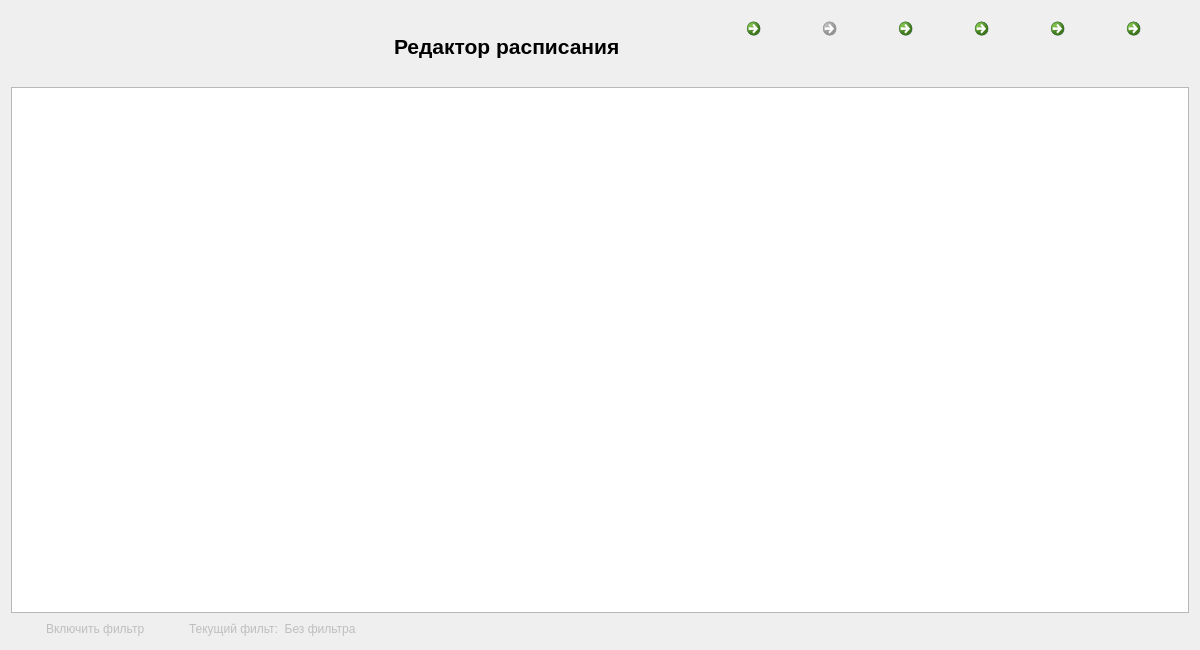
<?xml version="1.0" encoding="UTF-8"?>
<ui version="4.0">
 <class>ScheduleEditor</class>
 <widget class="QDialog" name="ScheduleEditor">
  <property name="geometry">
   <rect>
    <x>0</x>
    <y>0</y>
    <width>1200</width>
    <height>650</height>
   </rect>
  </property>
  <property name="sizePolicy">
   <sizepolicy hsizetype="Preferred" vsizetype="Preferred">
    <horstretch>0</horstretch>
    <verstretch>0</verstretch>
   </sizepolicy>
  </property>
  <property name="windowTitle">
   <string>Shedule editor</string>
  </property>
  <property name="sizeGripEnabled">
   <bool>false</bool>
  </property>
  <layout class="QGridLayout" name="gridLayout_2">
   <item row="0" column="4">
    <spacer name="horizontalSpacer_5">
     <property name="orientation">
      <enum>Qt::Horizontal</enum>
     </property>
     <property name="sizeHint" stdset="0">
      <size>
       <width>40</width>
       <height>20</height>
      </size>
     </property>
    </spacer>
   </item>
   <item row="0" column="16">
    <widget class="QCommandLinkButton" name="LoadScheduleBt">
     <property name="enabled">
      <bool>true</bool>
     </property>
     <property name="sizePolicy">
      <sizepolicy hsizetype="Minimum" vsizetype="Fixed">
       <horstretch>1</horstretch>
       <verstretch>0</verstretch>
      </sizepolicy>
     </property>
     <property name="minimumSize">
      <size>
       <width>70</width>
       <height>70</height>
      </size>
     </property>
     <property name="maximumSize">
      <size>
       <width>70</width>
       <height>70</height>
      </size>
     </property>
     <property name="toolTip">
      <string>&lt;html&gt;&lt;head/&gt;&lt;body&gt;&lt;p&gt;&lt;span style=&quot; font-size:12pt;&quot;&gt;Загрузка расписания из базы данных&lt;/span&gt;&lt;/p&gt;&lt;/body&gt;&lt;/html&gt;</string>
     </property>
     <property name="whatsThis">
      <string>&lt;html&gt;&lt;head/&gt;&lt;body&gt;&lt;p&gt;&lt;br/&gt;&lt;/p&gt;&lt;/body&gt;&lt;/html&gt;</string>
     </property>
     <property name="autoFillBackground">
      <bool>true</bool>
     </property>
     <property name="styleSheet">
      <string notr="true"/>
     </property>
     <property name="text">
      <string/>
     </property>
     <property name="icon">
      <iconset resource="ImageResourses.qrc">
       <normaloff>:/images/db_unload.png</normaloff>:/images/db_unload.png</iconset>
     </property>
     <property name="iconSize">
      <size>
       <width>50</width>
       <height>50</height>
      </size>
     </property>
     <property name="description">
      <string/>
     </property>
    </widget>
   </item>
   <item row="0" column="21">
    <widget class="QCommandLinkButton" name="RefreshBt">
     <property name="sizePolicy">
      <sizepolicy hsizetype="Minimum" vsizetype="Minimum">
       <horstretch>0</horstretch>
       <verstretch>0</verstretch>
      </sizepolicy>
     </property>
     <property name="minimumSize">
      <size>
       <width>70</width>
       <height>70</height>
      </size>
     </property>
     <property name="maximumSize">
      <size>
       <width>70</width>
       <height>70</height>
      </size>
     </property>
     <property name="toolTip">
      <string>&lt;html&gt;&lt;head/&gt;&lt;body&gt;&lt;p&gt;&lt;span style=&quot; font-size:12pt;&quot;&gt;Сохранить изменения в базу данных&lt;/span&gt;&lt;/p&gt;&lt;/body&gt;&lt;/html&gt;</string>
     </property>
     <property name="styleSheet">
      <string notr="true"/>
     </property>
     <property name="text">
      <string/>
     </property>
     <property name="icon">
      <iconset resource="ImageResourses.qrc">
       <normaloff>:/images/refresh.png</normaloff>:/images/refresh.png</iconset>
     </property>
     <property name="iconSize">
      <size>
       <width>50</width>
       <height>50</height>
      </size>
     </property>
    </widget>
   </item>
   <item row="0" column="7" colspan="2">
    <widget class="QLabel" name="HeaderLb">
     <property name="sizePolicy">
      <sizepolicy hsizetype="Preferred" vsizetype="Preferred">
       <horstretch>0</horstretch>
       <verstretch>0</verstretch>
      </sizepolicy>
     </property>
     <property name="font">
      <font>
       <pointsize>16</pointsize>
       <weight>75</weight>
       <bold>true</bold>
      </font>
     </property>
     <property name="styleSheet">
      <string notr="true">background:transparent;</string>
     </property>
     <property name="text">
      <string>Редактор расписания</string>
     </property>
    </widget>
   </item>
   <item row="0" column="3">
    <spacer name="horizontalSpacer_4">
     <property name="orientation">
      <enum>Qt::Horizontal</enum>
     </property>
     <property name="sizeHint" stdset="0">
      <size>
       <width>40</width>
       <height>20</height>
      </size>
     </property>
    </spacer>
   </item>
   <item row="1" column="0" colspan="22">
    <widget class="QTableView" name="ScheduleView">
     <property name="enabled">
      <bool>true</bool>
     </property>
     <property name="sizePolicy">
      <sizepolicy hsizetype="Expanding" vsizetype="Expanding">
       <horstretch>1</horstretch>
       <verstretch>1</verstretch>
      </sizepolicy>
     </property>
     <property name="styleSheet">
      <string notr="true"/>
     </property>
     <property name="showDropIndicator" stdset="0">
      <bool>false</bool>
     </property>
     <property name="dragEnabled">
      <bool>false</bool>
     </property>
     <property name="dragDropOverwriteMode">
      <bool>false</bool>
     </property>
     <property name="dragDropMode">
      <enum>QAbstractItemView::NoDragDrop</enum>
     </property>
     <property name="defaultDropAction">
      <enum>Qt::IgnoreAction</enum>
     </property>
     <property name="selectionMode">
      <enum>QAbstractItemView::SingleSelection</enum>
     </property>
     <property name="selectionBehavior">
      <enum>QAbstractItemView::SelectRows</enum>
     </property>
     <property name="showGrid">
      <bool>true</bool>
     </property>
    </widget>
   </item>
   <item row="0" column="1">
    <spacer name="horizontalSpacer_2">
     <property name="orientation">
      <enum>Qt::Horizontal</enum>
     </property>
     <property name="sizeHint" stdset="0">
      <size>
       <width>40</width>
       <height>20</height>
      </size>
     </property>
    </spacer>
   </item>
   <item row="0" column="5">
    <spacer name="horizontalSpacer_6">
     <property name="orientation">
      <enum>Qt::Horizontal</enum>
     </property>
     <property name="sizeHint" stdset="0">
      <size>
       <width>40</width>
       <height>20</height>
      </size>
     </property>
    </spacer>
   </item>
   <item row="0" column="6">
    <spacer name="horizontalSpacer_7">
     <property name="orientation">
      <enum>Qt::Horizontal</enum>
     </property>
     <property name="sizeHint" stdset="0">
      <size>
       <width>40</width>
       <height>20</height>
      </size>
     </property>
    </spacer>
   </item>
   <item row="0" column="19">
    <widget class="QCommandLinkButton" name="LoadFromDocxBt">
     <property name="minimumSize">
      <size>
       <width>70</width>
       <height>70</height>
      </size>
     </property>
     <property name="maximumSize">
      <size>
       <width>50</width>
       <height>70</height>
      </size>
     </property>
     <property name="toolTip">
      <string>&lt;html&gt;&lt;head/&gt;&lt;body&gt;&lt;p&gt;&lt;span style=&quot; font-size:12pt;&quot;&gt;Загрузка расписания из файла .docx&lt;/span&gt;&lt;/p&gt;&lt;/body&gt;&lt;/html&gt;</string>
     </property>
     <property name="text">
      <string/>
     </property>
     <property name="icon">
      <iconset resource="ImageResourses.qrc">
       <normaloff>:/images/docx.png</normaloff>:/images/docx.png</iconset>
     </property>
     <property name="iconSize">
      <size>
       <width>50</width>
       <height>50</height>
      </size>
     </property>
    </widget>
   </item>
   <item row="0" column="0">
    <spacer name="horizontalSpacer">
     <property name="orientation">
      <enum>Qt::Horizontal</enum>
     </property>
     <property name="sizeHint" stdset="0">
      <size>
       <width>40</width>
       <height>20</height>
      </size>
     </property>
    </spacer>
   </item>
   <item row="0" column="20">
    <widget class="QCommandLinkButton" name="SaveToPdfBt">
     <property name="sizePolicy">
      <sizepolicy hsizetype="Preferred" vsizetype="Preferred">
       <horstretch>70</horstretch>
       <verstretch>70</verstretch>
      </sizepolicy>
     </property>
     <property name="minimumSize">
      <size>
       <width>70</width>
       <height>70</height>
      </size>
     </property>
     <property name="maximumSize">
      <size>
       <width>70</width>
       <height>70</height>
      </size>
     </property>
     <property name="toolTip">
      <string>&lt;html&gt;&lt;head/&gt;&lt;body&gt;&lt;p&gt;&lt;span style=&quot; font-size:12pt;&quot;&gt;Сохранение расписания в PDF&lt;/span&gt;&lt;/p&gt;&lt;/body&gt;&lt;/html&gt;</string>
     </property>
     <property name="text">
      <string/>
     </property>
     <property name="icon">
      <iconset resource="ImageResourses.qrc">
       <normaloff>:/images/pdf.png</normaloff>:/images/pdf.png</iconset>
     </property>
     <property name="iconSize">
      <size>
       <width>50</width>
       <height>50</height>
      </size>
     </property>
    </widget>
   </item>
   <item row="0" column="2">
    <spacer name="horizontalSpacer_3">
     <property name="orientation">
      <enum>Qt::Horizontal</enum>
     </property>
     <property name="sizeHint" stdset="0">
      <size>
       <width>40</width>
       <height>20</height>
      </size>
     </property>
    </spacer>
   </item>
   <item row="0" column="17">
    <widget class="QCommandLinkButton" name="FilterBt">
     <property name="enabled">
      <bool>false</bool>
     </property>
     <property name="minimumSize">
      <size>
       <width>70</width>
       <height>70</height>
      </size>
     </property>
     <property name="maximumSize">
      <size>
       <width>70</width>
       <height>70</height>
      </size>
     </property>
     <property name="toolTip">
      <string>&lt;html&gt;&lt;head/&gt;&lt;body&gt;&lt;p&gt;&lt;span style=&quot; font-size:12pt;&quot;&gt;Фильтр&lt;/span&gt;&lt;/p&gt;&lt;/body&gt;&lt;/html&gt;</string>
     </property>
     <property name="text">
      <string/>
     </property>
     <property name="icon">
      <iconset resource="ImageResourses.qrc">
       <normaloff>:/images/filter.png</normaloff>:/images/filter.png</iconset>
     </property>
     <property name="iconSize">
      <size>
       <width>50</width>
       <height>50</height>
      </size>
     </property>
    </widget>
   </item>
   <item row="0" column="18">
    <widget class="QCommandLinkButton" name="DictEditorBt">
     <property name="minimumSize">
      <size>
       <width>70</width>
       <height>70</height>
      </size>
     </property>
     <property name="maximumSize">
      <size>
       <width>70</width>
       <height>70</height>
      </size>
     </property>
     <property name="toolTip">
      <string>&lt;html&gt;&lt;head/&gt;&lt;body&gt;&lt;p&gt;&lt;span style=&quot; font-size:12pt;&quot;&gt;Редактор справочников&lt;/span&gt;&lt;/p&gt;&lt;/body&gt;&lt;/html&gt;</string>
     </property>
     <property name="text">
      <string/>
     </property>
     <property name="icon">
      <iconset resource="ImageResourses.qrc">
       <normaloff>:/images/dictionary.png</normaloff>:/images/dictionary.png</iconset>
     </property>
     <property name="iconSize">
      <size>
       <width>50</width>
       <height>50</height>
      </size>
     </property>
    </widget>
   </item>
   <item row="2" column="1">
    <widget class="QCheckBox" name="FilterCh">
     <property name="enabled">
      <bool>false</bool>
     </property>
     <property name="styleSheet">
      <string notr="true">background:transparent;</string>
     </property>
     <property name="text">
      <string>Включить фильтр</string>
     </property>
    </widget>
   </item>
   <item row="2" column="4">
    <widget class="QLabel" name="CurrentFilterLb">
     <property name="enabled">
      <bool>false</bool>
     </property>
     <property name="styleSheet">
      <string notr="true">background:transparent;</string>
     </property>
     <property name="text">
      <string>Текущий фильт:  Без фильтра</string>
     </property>
    </widget>
   </item>
  </layout>
 </widget>
 <resources>
  <include location="ImageResourses.qrc"/>
 </resources>
 <connections/>
</ui>
